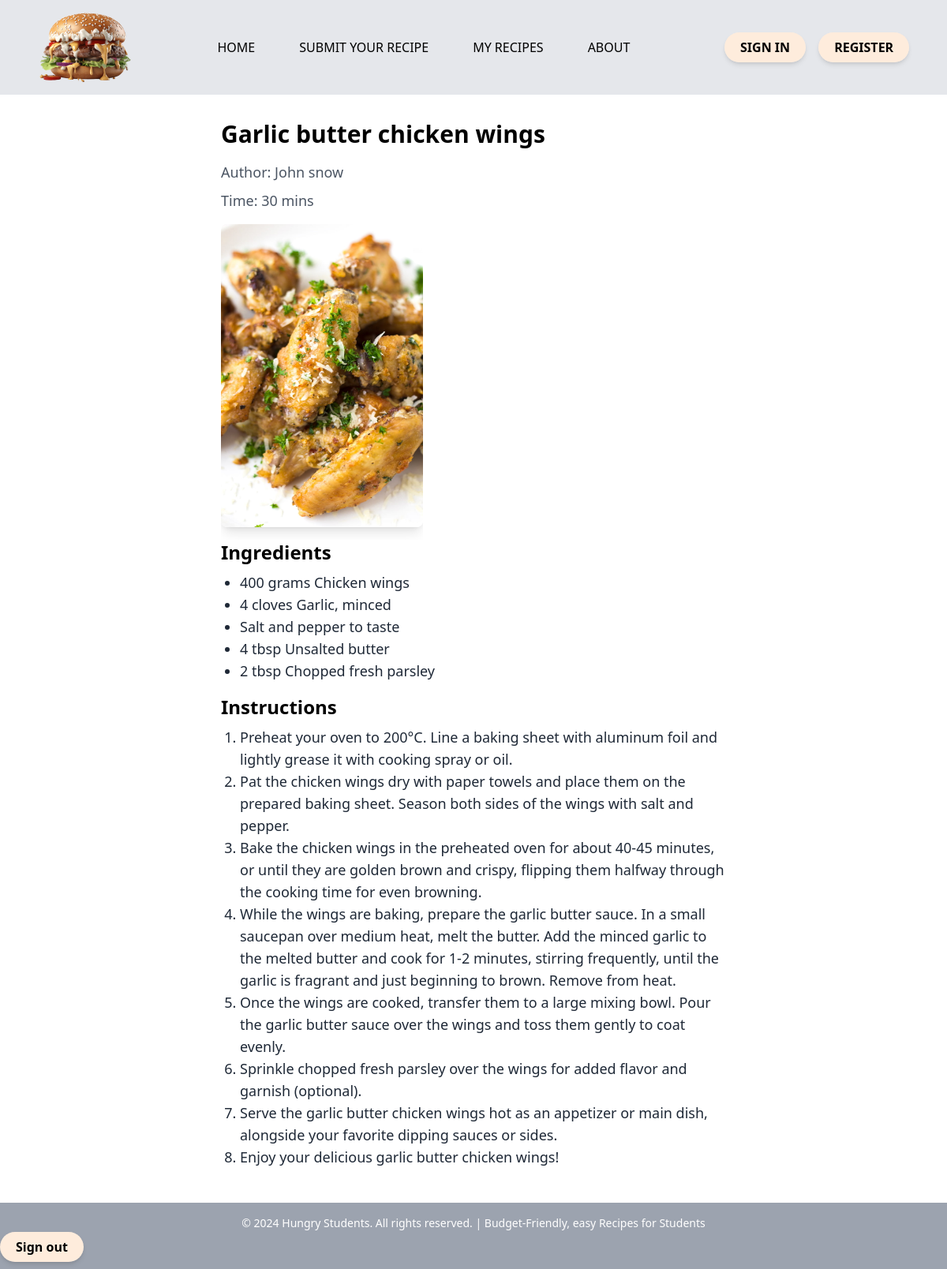
The app's page /recipe-details/3 (signed in) with its own data.
### tables this page shows
CREATE TABLE 'recipes' ('id' INTEGER PRIMARY KEY AUTOINCREMENT,
recipe_name TEXT NOT NULL,
author TEXT,
author_id INTEGER,
time INTEGER,
image_path TEXT,
FOREIGN KEY (author_id) REFERENCES students(id)
);

CREATE TABLE ingredients (
id INTEGER PRIMARY KEY AUTOINCREMENT,
recipe_id INTEGER NOT NULL,
ingredient TEXT NOT NULL,
quantity TEXT NOT NULL,
unit TEXT NOT NULL,
FOREIGN KEY(recipe_id) REFERENCES recipes(id)
);

CREATE TABLE instructions (
id INTEGER PRIMARY KEY AUTOINCREMENT,
recipe_id INTEGER NOT NULL,
step INTEGER NOT NULL,
instruction TEXT NOT NULL,
FOREIGN KEY(recipe_id) REFERENCES recipes(id)
);

### app.py (the view)
@app.route('/recipe-details/<int:recipe_id>', methods=['GET'])
def get_recipe_details(recipe_id):
    try:
        conn = sqlite3.connect('hungrystudentss.db')
        cursor = conn.cursor()
        cursor.execute("SELECT * FROM recipes WHERE id = ?", (recipe_id,))
        recipes = cursor.fetchone()
        if recipes is None:
            abort(404)
        cursor.execute(
            "SELECT * FROM ingredients WHERE recipe_id = ?", (recipe_id,))
        ingredients = cursor.fetchall()
        cursor.execute(
            "SELECT * FROM instructions WHERE recipe_id = ?", (recipe_id,))
        instructions = cursor.fetchall()
        image_path_index = 5
        print("Image Path:", recipes[image_path_index])
        cursor.close()
        conn.close()
        return render_template('recipe-details.html', recipes=recipes, ingredients=ingredients, instructions=instructions)
    except sqlite3.Error as e:
        flash('An error occurred while fetching recipe details.', 'error')
        print("SQLite error:", e)
        abort(500)
    except Exception as e:
        flash('An unexpected error occurred.', 'error')
        print("Error:", e)
        abort(500)

### app.py (called while the page is built)
@login_manager.user_loader
def load_user(user_id):
    user_row = db.execute("SELECT * FROM students WHERE id = ?", user_id)
    if user_row:
        return User(user_id)
    return None

### templates/recipe-details.html (shortened to what this page needs)
{% extends 'layout.html' %}
{% block content %}
    <div class="max-w-2xl mx-auto px-4 py-8">
        <h1 class="text-3xl font-bold mb-4">{{ recipes[1] }}</h1>
        <p class="text-lg text-gray-600 mb-2">Author: {{ recipes[2] }}</p>
        <p class="text-lg text-gray-600 mb-4">Time: {{ recipes[4] }} mins</p>
        {% if recipes[5] %}
        <div class="w-64 h-64 overflow-hidden">
            <img src="../{{ recipes[5] }}" alt="Recipe Image" class="object-cover w-full h-full mb-4 rounded-lg shadow-lg">
        </div>
        {% else %}
            <p class="text-lg text-gray-600 mb-4">No image available</p>
        {% endif %}
        <h2 class="text-2xl font-semibold mb-2">Ingredients</h2>
        <ul class="list-disc ml-6 mb-4">
            {% for ingredient in ingredients %}
                <li class="text-lg text-gray-800">{{ ingredient[3] }} {{ ingredient[4] | lower }}  {{ ingredient[2] }}</li>
            {% endfor %}
        </ul>
        <h2 class="text-2xl font-semibold mb-2">Instructions</h2>
        <ol class="list-decimal ml-6 mb-4">
            {% for instruction in instructions %}
                <li class="text-lg text-gray-800">{{ instruction[3] }}</li>
            {% endfor %}
        </ol>
    </div>
{% endblock %}

### records on screen
recipes: recipe_name "Garlic butter chicken wings", author "John snow", time "30", image_path (picture)
ingredients: quantity "400", unit "grams", ingredient "Chicken wings"
ingredients: quantity "4", unit "cloves", ingredient "Garlic, minced"
ingredients: ingredient "Salt and pepper to taste"
ingredients: quantity "4", unit "tbsp", ingredient "Unsalted butter"
ingredients: quantity "2", unit "tbsp", ingredient "Chopped fresh parsley"
instructions: instruction "Preheat your oven to 200°C. Line a baking sheet with aluminum foil and lightly grease it with cooking spray or oil."
instructions: instruction "Pat the chicken wings dry with paper towels and place them on the prepared baking sheet. Season both sides of the wings with salt and pepper."
instructions: instruction "Bake the chicken wings in the preheated oven for about 40-45 minutes, or until they are golden brown and crispy, flipping them halfway through the cooking time for even browning."
instructions: instruction "While the wings are baking, prepare the garlic butter sauce. In a small saucepan over medium heat, melt the butter. Add the minced garlic to the melted butter and cook for 1-2 minutes, stirring frequently, until the garlic is fragrant and just beginning to brown. Remove from heat."
instructions: instruction "Once the wings are cooked, transfer them to a large mixing bowl. Pour the garlic butter sauce over the wings and toss them gently to coat evenly."
instructions: instruction "Sprinkle chopped fresh parsley over the wings for added flavor and garnish (optional)."
instructions: instruction "Serve the garlic butter chicken wings hot as an appetizer or main dish, alongside your favorite dipping sauces or sides."
instructions: instruction "Enjoy your delicious garlic butter chicken wings!"
